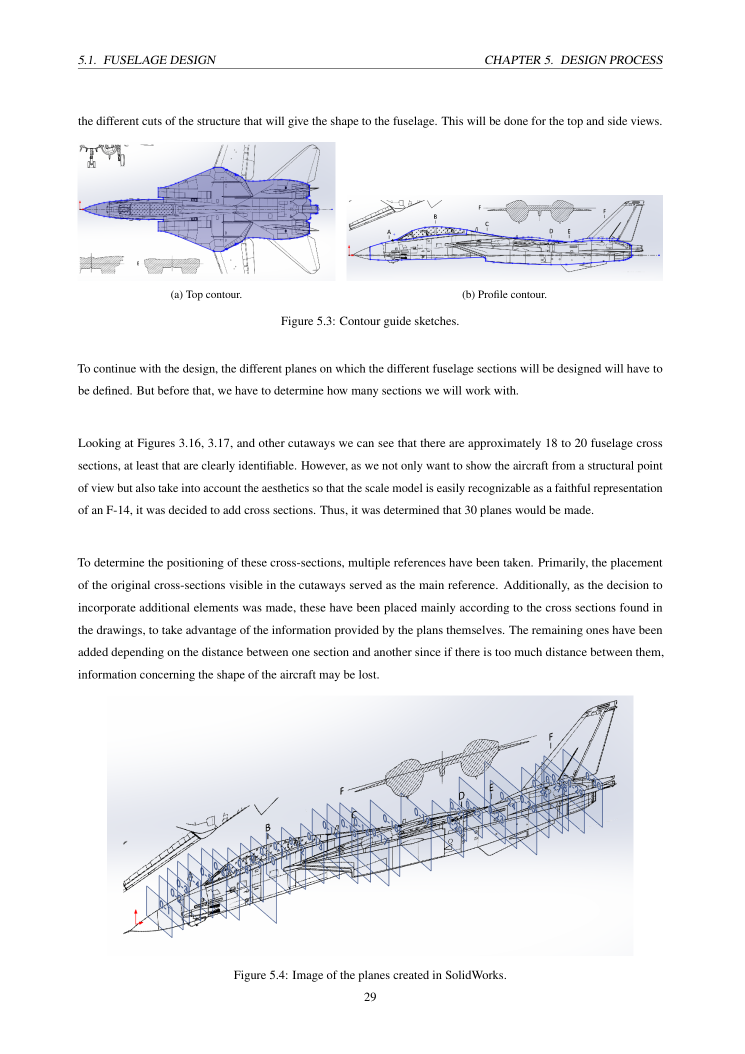
#> input picture references/UPC_pages/UPC_page_041.png, 1490 x 2107 px, found by its file name (shown at 1/2 size)
$ python detect_upc_blue.py
#> lines starting #> are read from the running program, lines starting #| are printed output that depends on the picture; after the words box and inside, x2 and y2 are one past the last pixel; in counts of white or black regions, pixels touching at a corner belong together
import cv2, numpy as np, os, json, math
img=cv2.imread(r'C:\Users\dezen\Desktop\135er-Spandau-Defeat\side-projects\F14_TOMCAT_RC\\references\\UPC_pages\\UPC_page_041.png')
#> img is the input picture: shape (2107, 1490, 3); mean B, G, R 243.4, 241.2, 240.7
# blue contour extraction in BGR
b,g,r=cv2.split(img)
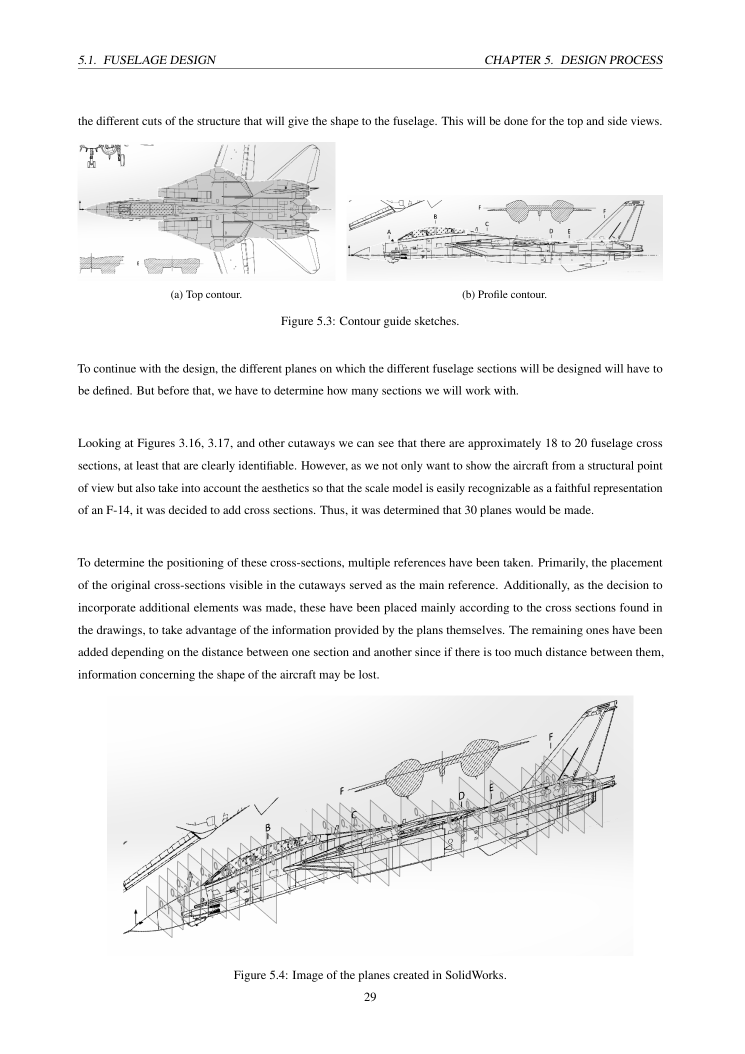
#> b: shape (2107, 1490) (shown at 1/2 size); min 0, max 255, mean 243.4
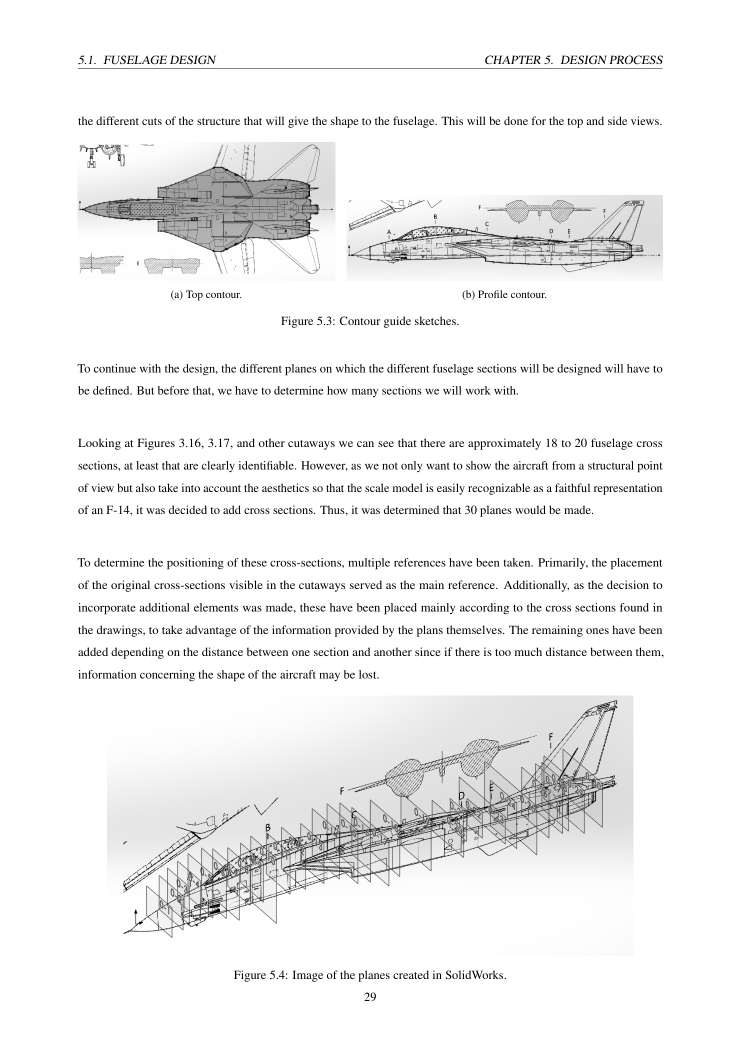
#> g: shape (2107, 1490) (shown at 1/2 size); min 0, max 255, mean 241.2
mask=((b>130)&(b>g*1.10)&(b>r*1.25)&(r<210)).astype(np.uint8)*255
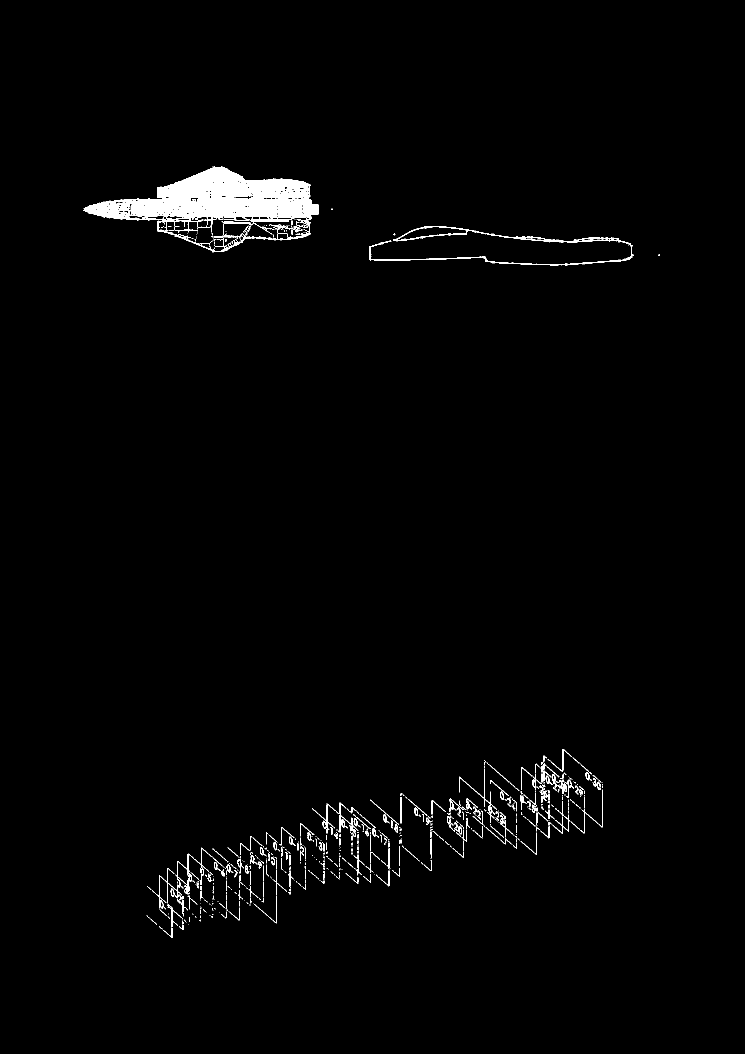
#> mask: shape (2107, 1490) (shown at 1/2 size); 1.6% white; 695 white regions (505 under 20 px), largest, box (x1, y1, x2, y2) and area: (166, 333, 638, 505) 29271, (738, 452, 1267, 531) 3406, (310, 1707, 384, 1833) 1071
n,labels,stats,cent=cv2.connectedComponentsWithStats(mask,8)
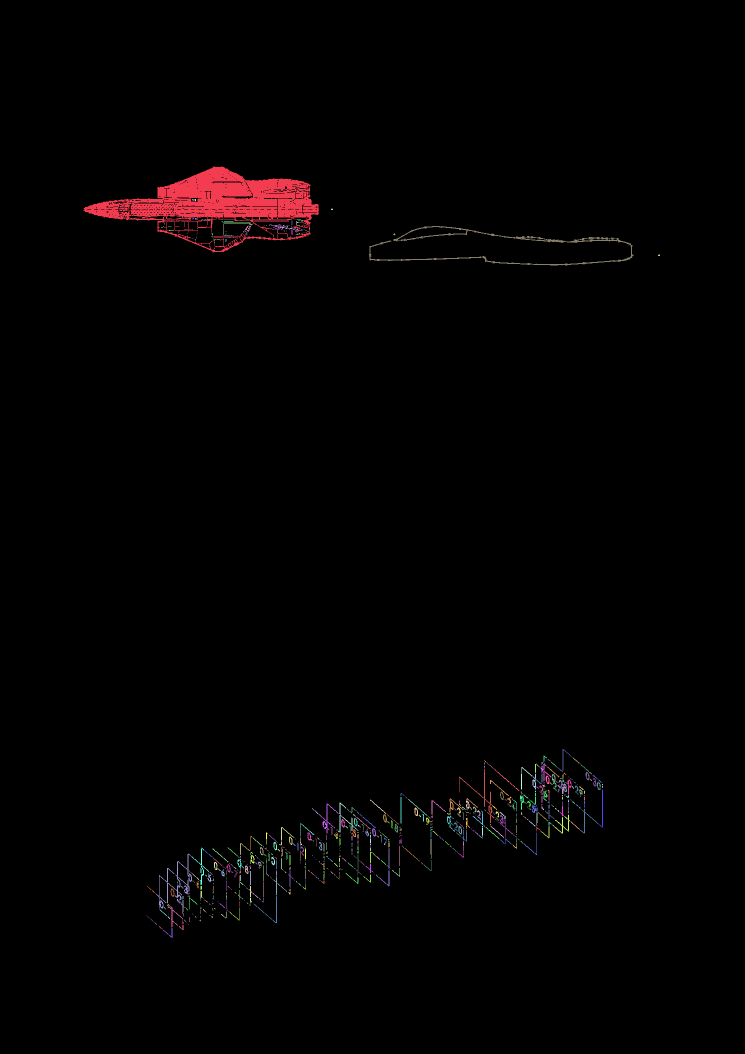
#> labels: shape (2107, 1490) int32 (shown at 1/2 size); 696 distinct labels, from 0 to 695; one colour per label, 0 black
#> n = 696; stats = 696 rows, first 6: [0, 0, 1490, 2107, 3090437], [166, 333, 472, 172, 29271], [471, 395, 1, 1, 1], [384, 398, 3, 4, 8], [389, 398, 3, 4, 11], [662, 417, 4, 3, 10]; cent = 696 pairs, first value 279 to 1317.6, second value 395 to 1865.9
comps=[]
for i in range(1,n):
    x,y,w,h,area=stats[i]
    if area>20: comps.append((area,x,y,w,h,i))
#> this loop made 695 passes
#> (x, y, w, h, area) on passes 1, 17, 22: (166, 333, 472, 172, 29271), (443, 443, 58, 2, 58), (447, 446, 59, 26, 102)
#> after the loop, comps = 184 items, first 6: (29271, 166, 333, 472, 172, 1), (58, 443, 443, 58, 2, 17), (102, 447, 446, 59, 26, 22), (167, 538, 449, 67, 16, 23), (47, 490, 451, 12, 12, 25), (3406, 738, 452, 529, 79, 36)
print(sorted(comps, reverse=True)[:30])
#> (printed output is left out)
# save debug
dbg=img.copy()
for area,x,y,w,h,i in sorted(comps,reverse=True)[:12]:
    cv2.rectangle(dbg,(x,y),(x+w,y+h),(0,0,255),2)
#> this loop made 12 passes
#> (area, x, y, w, h, i) on passes 1 to 12: (29271, 166, 333, 472, 172, 1), (3406, 738, 452, 529, 79, 36), (1071, 310, 1707, 74, 126, 463), (478, 918, 1544, 71, 102, 110), (292, 637, 1607, 40, 60, 199), (258, 676, 1605, 41, 60, 196), (253, 383, 1695, 36, 75, 430), (232, 1105, 1629, 35, 39, 262), (181, 1115, 1560, 19, 28, 129), (181, 507, 1792, 47, 55, 636), (168, 1160, 1617, 37, 50, 227), (167, 538, 449, 67, 16, 23)
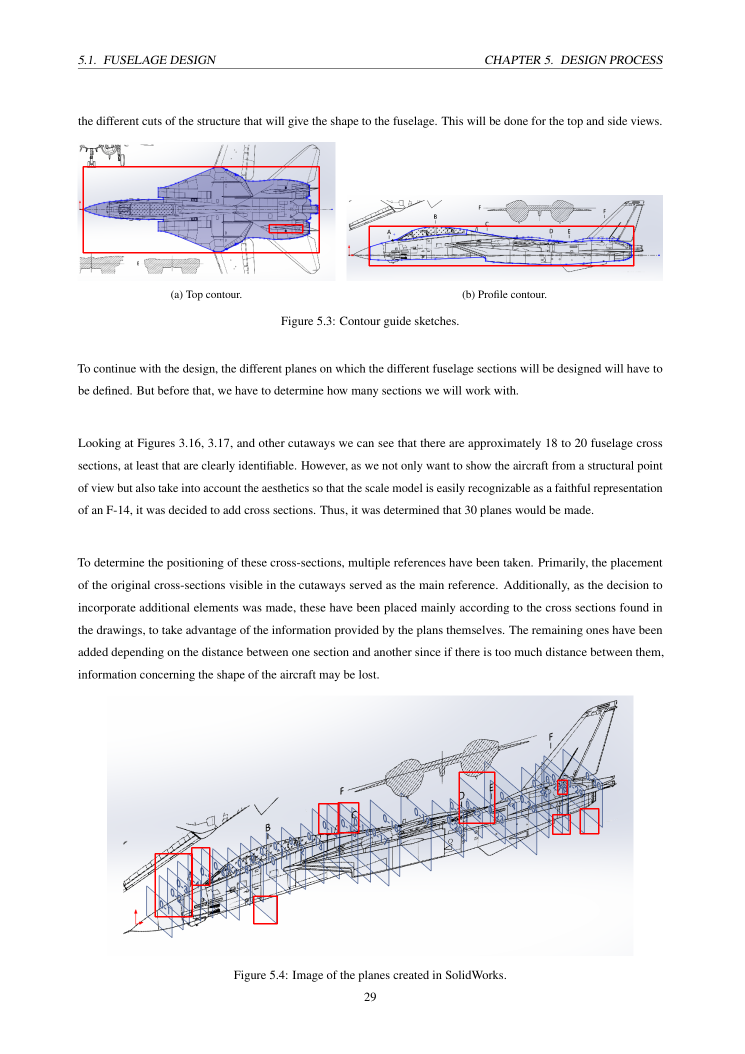
#> dbg: shape (2107, 1490, 3) (shown at 1/2 size); 0.44% of pixels changed, all inside (x1, y1, x2, y2) = (165, 332, 1269, 1849)
cv2.imwrite(r'C:\Users\dezen\Desktop\135er-Spandau-Defeat\side-projects\F14_TOMCAT_RC\\references\\UPC_pages\\UPC_page_041_blue_debug.png',dbg)
